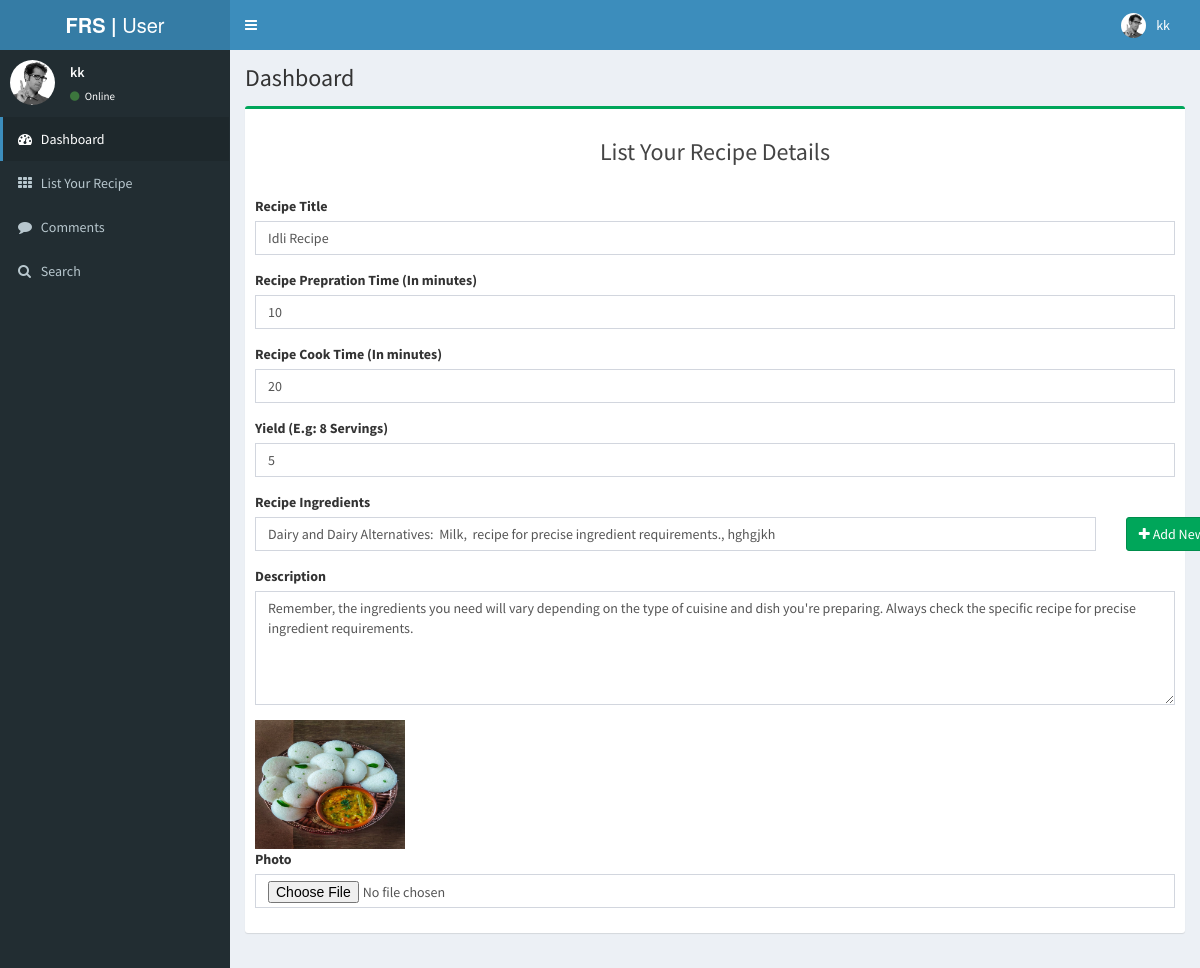
/comment/4 (signed in), run on the app's committed database.
### myapp/models.py (models this page shows, shortened)
class Comment(models.Model):
    recipe = models.ForeignKey(Recipe, on_delete=models.CASCADE, null=True, blank=True)
    name = models.CharField(max_length=200, null=True, blank=True)
    email = models.CharField(max_length=200, null=True, blank=True)
    message = models.CharField(max_length=200, null=True, blank=True)
    status = models.IntegerField(choices=STATUS, default=1, null=True, blank=True)
    creationdate = models.DateTimeField(auto_now_add=True)

class Recipe(models.Model):
    register = models.ForeignKey(Registration, on_delete=models.CASCADE, null=True, blank=True)
    title = models.CharField(max_length=200, null=True, blank=True)
    pertime = models.CharField(max_length=200, null=True, blank=True)
    cooktime = models.CharField(max_length=200, null=True, blank=True)
    yields = models.CharField(max_length=200, null=True, blank=True)
    ingredients = models.CharField(max_length=500, null=True, blank=True)
    description = models.CharField(max_length=500, null=True, blank=True)
    photo = models.FileField(max_length=200, null=True, blank=True)
    creationdate = models.DateTimeField(auto_now_add=True)

### myapp/views.py (the view, shortened to what this page needs)
# urls.py: path('comment/<int:pid>', comment, name="comment"),
@login_required(login_url='/user_Login/')
def comment(request, pid=None):
    if request.user.is_staff:
        recipe = None
        if pid:
            recipe = Comment.objects.get(id=pid)
        if request.method == "POST":
            recipe_form = RecipeForm(request.POST, request.FILES, instance=recipe)
            if recipe_form.is_valid():
                ingredients_list = request.POST.getlist('ingredients[]')
                ingredients_text = ", ".join(ingredients_list)
                new_recipe = recipe_form.save(commit=False)
                new_recipe.ingredients = ingredients_text
                new_recipe.save()
                messages.success(request, "Update Comment Successful")
                return redirect('admin_index')
        return render(request, 'admin_comment.html', locals())
    else:
        recipe = None
        if pid:
            recipe = Comment.objects.get(id=pid)
        return render(request, 'comment.html', locals())

### myapp/templates/comment.html (shortened to what this page needs)
{% extends 'user_index.html' %}
{% load static %}
{% block body %}
<section class="content">
  <div class="row">
    <div class="col-md-12">
      <div class="box box-success">
        <div class="box-header text-center">
          <h3 class="">List Your Recipe Details</h3>
        </div>
        <form role="form" >
          <div class="box-body">
            <div class="form-group">
              <label for="exampleInputEmail1">Recipe Title</label>
              <input type="text" class="form-control" name="title" id="exampleInputEmail1" value="{{recipe.recipe.title}}" placeholder="Enter Recipe Title">
            </div>
            <div class="form-group">
              <label for="exampleInputEmail1">Recipe Prepration Time (In minutes)</label>
              <input type="text" class="form-control" name="pertime" id="exampleInputEmail1" value="{{recipe.recipe.pertime}}" placeholder="Enter Recipe Prepration Time">
            </div>
            <div class="form-group">
              <label for="exampleInputEmail1">Recipe Cook Time (In minutes)</label>
              <input type="text" class="form-control" name="cooktime" id="exampleInputEmail1" value="{{recipe.recipe.cooktime}}" placeholder="Enter Recipe Cook Time">
            </div>
            <div class="form-group">
              <label for="exampleInputEmail1">Yield (E.g: 8 Servings)</label>
              <input type="text" class="form-control" name="yields" id="exampleInputEmail1" value="{{recipe.recipe.yields}}" placeholder="Enter Yield (E.g: 8 Servings)">
            </div>
            <div class="form-group" id="ingredientContainer">
              <label for="exampleInputEmail1">Recipe Ingredients</label>
              <div class="row form-group">
                <div class="col-md-11 pr-0">
                  <input type="text" class="form-control" name="ingredients[]" value="{{recipe.recipe.ingredients}}" placeholder="Enter Recipe Ingredients">
                </div>
                <div class="col-md-1 pr-2 pl-0" style="padding-right:10px">
                  <button class="btn btn-success" type="button" id="addIngredient">
                    <i class="fa fa-plus"></i> Add New
                  </button>
                </div>
              </div>
            </div>
            <div class="form-group">
              <label for="exampleInputPassword1">Description</label>
              <textarea type="text" rows="5" class="form-control" name="description" id="exampleInputPassword1" placeholder="Enter Description">{{recipe.recipe.description}}</textarea>
            </div>
            <img src="{{recipe.recipe.photo.url}}" style="width:150px"><br>
            <div class="form-group">
              <label for="exampleInputPassword1">Photo</label>
              <input type="file" class="form-control" name="photo" id="exampleInputPassword1">
            </div>
          </div>
        </form>
      </div>
    </div>
  </div>
</section>
{% endblock %}

### myapp/templates/user_index.html (shortened to what this page needs)
<!DOCTYPE html>
{% load static %}
<html>
  <head>
    <link href="{% static 'bootstrap/css/bootstrap.min.css' %}" rel="stylesheet" type="text/css" />
    <link rel="stylesheet" href="https://cdnjs.cloudflare.com/ajax/libs/font-awesome/4.7.0/css/font-awesome.min.css">
    <link href="https://maxcdn.bootstrapcdn.com/font-awesome/4.3.0/css/font-awesome.min.css' %}" rel="stylesheet" type="text/css" />
    <link href="http://code.ionicframework.com/ionicons/2.0.0/css/ionicons.min.css' %}" rel="stylesheet" type="text/css" />
    <link href="{% static 'dist/css/AdminLTE.min.css' %}" rel="stylesheet" type="text/css" />
    <link href="{% static 'dist/css/skins/_all-skins.min.css' %}" rel="stylesheet" type="text/css" />
    <link href="{% static 'plugins/iCheck/flat/blue.css' %}" rel="stylesheet" type="text/css" />
    <link href="{% static 'plugins/morris/morris.css' %}" rel="stylesheet" type="text/css" />
    <link href="{% static 'plugins/jvectormap/jquery-jvectormap-1.2.2.css' %}" rel="stylesheet" type="text/css" />
    <link href="{% static 'plugins/datepicker/datepicker3.css' %}" rel="stylesheet" type="text/css" />
    <link href="{% static 'plugins/daterangepicker/daterangepicker-bs3.css' %}" rel="stylesheet" type="text/css" />
    <link href="{% static 'plugins/bootstrap-wysihtml5/bootstrap3-wysihtml5.min.css' %}" rel="stylesheet" type="text/css" />
  </head>
  <body class="skin-blue">
    <div class="wrapper">
      <header class="main-header">
        <a href="/user_index/" class="logo"><b>FRS |</b> User</a>
        <nav class="navbar navbar-static-top" role="navigation">
          <a href="#" class="sidebar-toggle" data-toggle="offcanvas" role="button">
          </a>
          <div class="navbar-custom-menu">
            <ul class="nav navbar-nav">
              <li class="dropdown user user-menu">
                <a href="#" class="dropdown-toggle" data-toggle="dropdown">
                  <img src="{% static 'dist/img/user2-160x160.jpg' %}" class="user-image" alt="User Image"/>
                  <span class="hidden-xs">{{ request.user.first_name }}</span>
                </a>
              </li>
            </ul>
          </div>
        </nav>
      </header>
      <aside class="main-sidebar">
        <section class="sidebar">
          <div class="user-panel">
            <div class="pull-left image">
              <img src="{% static 'dist/img/user2-160x160.jpg' %}" class="img-circle" alt="User Image" />
            </div>
            <div class="pull-left info">
              <p>{{ request.user.first_name }}</p>
              <a href="#"><i class="fa fa-circle text-success"></i> Online</a>
            </div>
          </div>
          <ul class="sidebar-menu">
            <li class="active treeview">
              <a href="/user_index/"><i class="fa fa-dashboard"></i>
                <span>Dashboard</span>
              </a>
            </li>
            <li class="treeview">
              <a href="#">
                <i class="fa fa-th"></i>
                <span>List Your Recipe</span>
              </a>
            </li>
            <li class="treeview">
              <a href="#">
                <i class="fa fa-comment"></i>
                <span>Comments</span>
              </a>
            </li>
            <li>
              <a href="/search_recipe/">
                <i class="fa fa-search"></i> <span>Search</span>
              </a>
            </li>
           </ul>
        </section>
      </aside>
      <div class="content-wrapper">
        <section class="content-header">
          <h1>
            Dashboard
          </h1>
        </section>
        {% block body %}
        {% endblock %}
      </div>
    </div>
  </body>
</html>

### data on the page
Comment: title "Idli Recipe", pertime "10", cooktime "20", yields "5", recipe.ingredients "Dairy and Dairy Alternatives: Milk, recipe for precise ingredient requirements., hghgjkh", description "Remember, the ingredients you need will vary depending on the type of cuisine and dish you're preparing. Always check the specific recipe for precise ingredient requirements.", recipe.photo (picture)

### other printed values
{{ request.user.first_name }} "kk"
